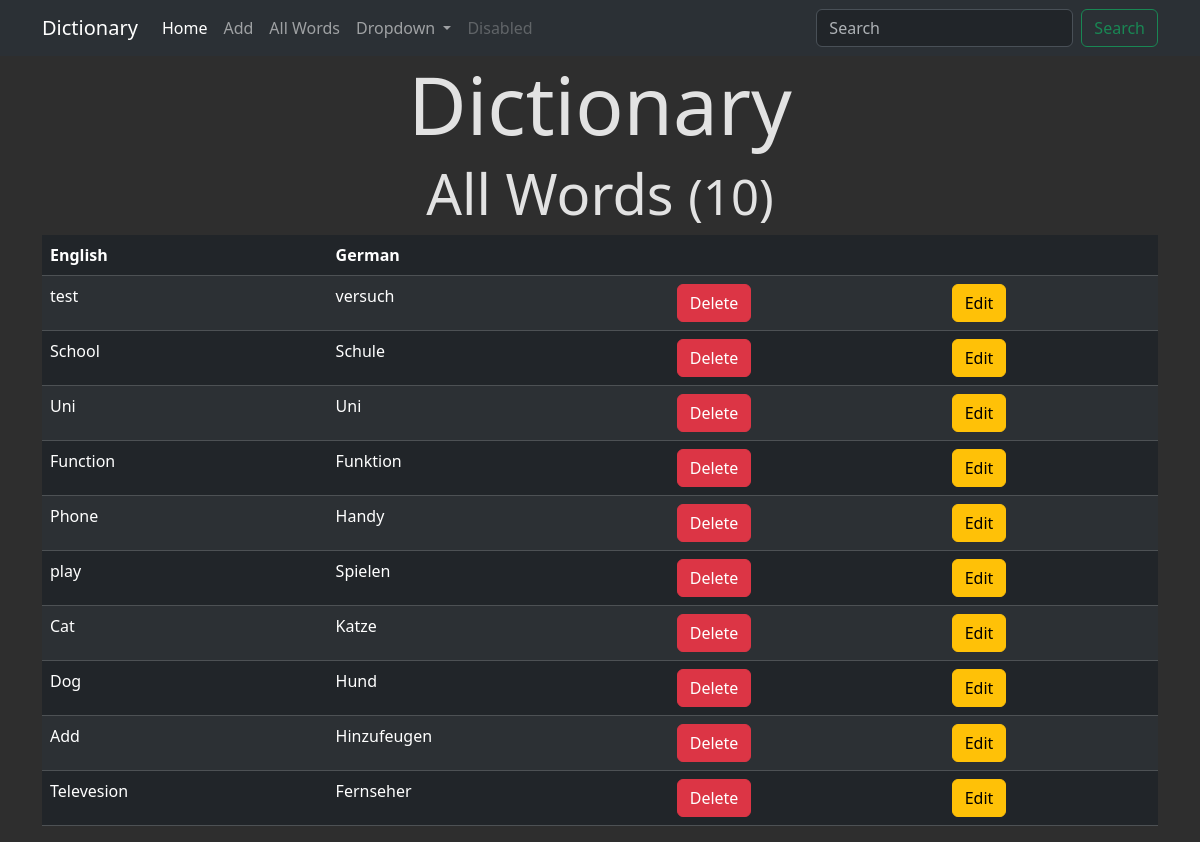
/all/, run on an earlier commit of the app's database.
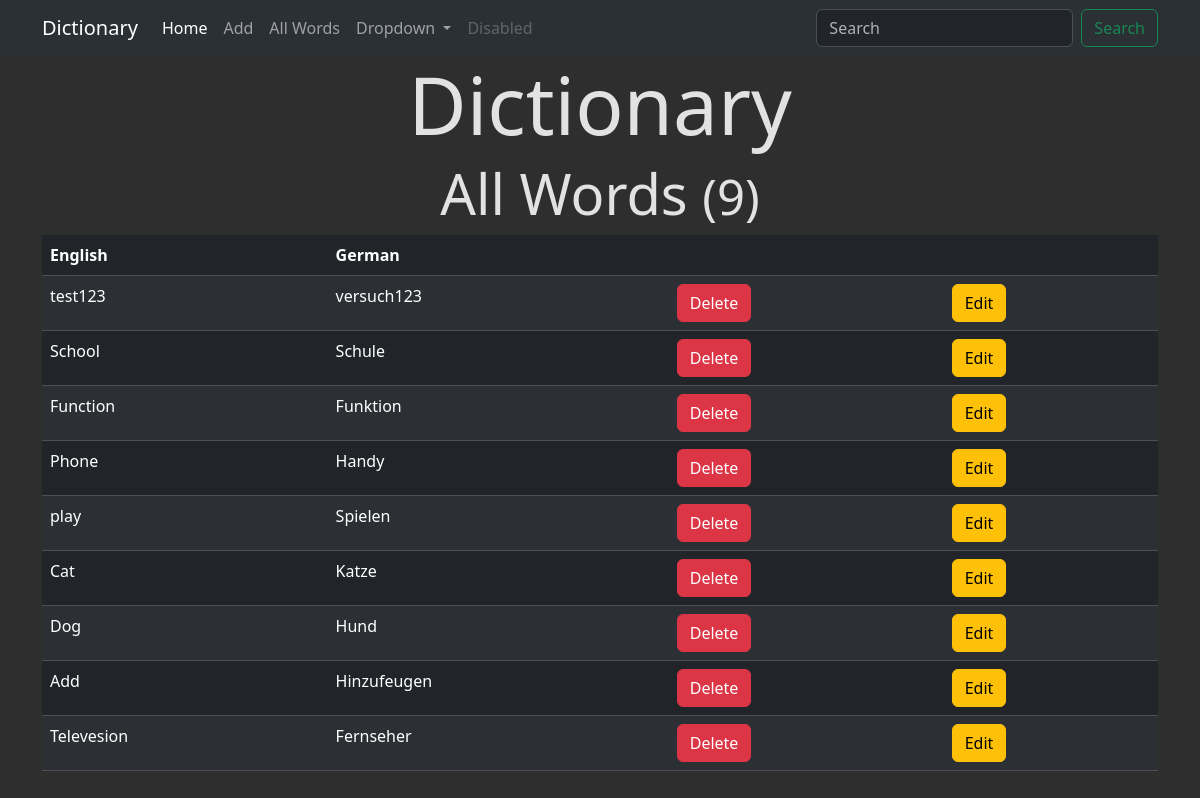
And on a later commit of the database.
### myDectionary/models.py (models this page shows, shortened)
class Word(models.Model):
    english = models.CharField(max_length=30)
    german = models.CharField(max_length=30)

### myDectionary/views.py (the view)
# urls.py: path('all/', all, name="allWords"),
def all(req):
    words = Word.objects.all()
    return HttpResponse(loader.get_template('pages/all.html').render(context={"pageName": "All Words", "words": words, "total": len(words) }, request=req))

### myDectionary/templates/pages/all.html (shortened to what this page needs)
{% extends "index.html" %} {% block content %}
<div class="row">
  <div class="col-md-12">
    <h1 class="display-4 text-center">{{pageName}} <span class="small h6">({{total}})</span></h1>
  </div>
</div>
<div class="row">
  <div class="col-md-12">
    <table class="table table-hover table-borderd text-white table-dark table-striped">
        <thead>
            <tr class="bg-dark">
                <th>English</th>
                <th>German</th>
                <th></th>
                <th></th>
            </tr>
        </thead>
        <tbody>
            {% for word in words %}
            <tr>
                <td>{{ word.english }}</td>
                <td>{{ word.german }}</td>
                <td>
                    <form action="/delete/" method="POST">
                        <button class="btn btn-danger">Delete</button>
                    </form>
                </td>
                <td>
                    <a class="btn btn-warning" href="{% url 'edit'%}?word_Id={{word.pk}}">Edit</a>
                </td>
            </tr>
            {% endfor %}
        </tbody>
    </table>
  </div>
</div>
{% endblock %}

What changed in the data, as far as the page shows it:
removed Word: english "Uni", german "Uni"
changed Word: english "test" → "test123"; german "versuch" → "versuch123"
Also different on the page:
{{ total }}: "10" → "9"
